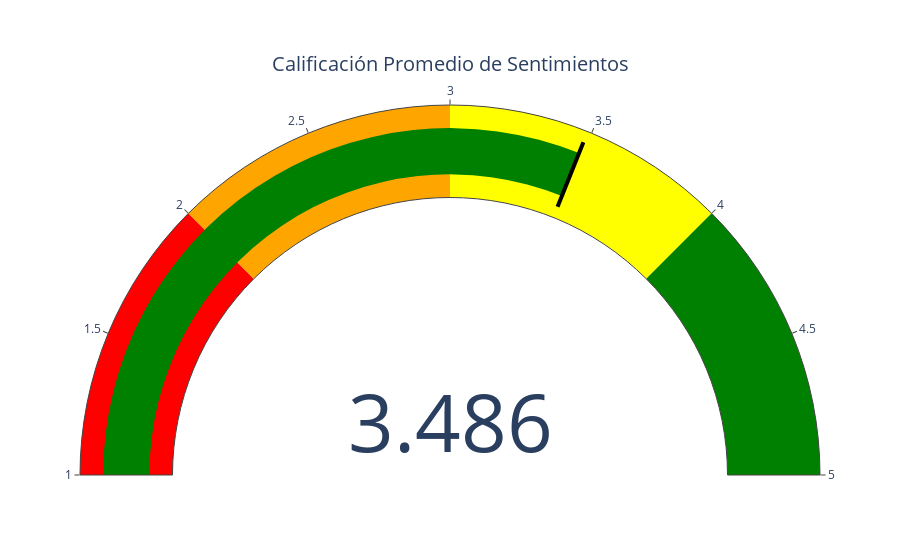

The code cell stored with this chart in its notebook:
### Code cell
# Análisis de sentimientos más avanzado
import requests
from textblob import TextBlob
import plotly.graph_objects as go
import matplotlib.pyplot as plt
from collections import defaultdict
import nltk
from nltk.tokenize import word_tokenize

# Asegúrate de haber descargado el archivo 'NRC-Emotion-Lexicon-Wordlevel-v0.92.txt' y coloca la ruta correcta aquí
nrc_lexicon_file = 'NRC-Emotion-Lexicon-Wordlevel-v0.92.txt'

# Carga del lexicon
def load_nrc_lexicon(file_path):
    nrc_lexicon = defaultdict(list)
    with open(file_path, 'r') as f:
        for line in f:
            word, emotion, association = line.strip().split('\t')
            if int(association) == 1:
                nrc_lexicon[emotion].append(word)
    return nrc_lexicon

# Análisis de emociones
def analyze_emotions(text, lexicon):
    emotions = defaultdict(int)
    words = word_tokenize(text.lower())
    for word in words:
        for emotion, words in lexicon.items():
            if word in words:
                emotions[emotion] += 1
    return emotions

# Función para obtener los comentarios
def get_reviews(asin):
    reviews = []
    page = 1
    while True:
        url = "https://real-time-amazon-data.p.rapidapi.com/product-reviews"
        querystring = {
            "asin": asin,
            "country": "US",
            "sort_by": "TOP_REVIEWS",
            "star_rating": "ALL",
            "verified_purchases_only": "false",
            "images_or_videos_only": "false",
            "current_format_only": "false",
            "page": page
        }

        headers = {
            "x-rapidapi-key": "3aefbfaf31msh6e91d0f7b559d03p1a9f67jsn9dea5372850c",
            "x-rapidapi-host": "real-time-amazon-data.p.rapidapi.com"
        }

        response = requests.get(url, headers=headers, params=querystring)
        data = response.json()
        
        if 'data' in data and 'reviews' in data['data']:
            reviews_on_page = data['data']['reviews']
            if not reviews_on_page:
                break
            reviews.extend(reviews_on_page)
        else:
            break  # Stop if there are no more reviews or if the data format is unexpected
        
        page += 1
    return reviews

# Análisis de sentimientos
def analyze_sentiments(reviews):
    sentiments = []
    for review in reviews:
        analysis = TextBlob(review['review_comment'])
        sentiments.append(analysis.sentiment.polarity)
    if sentiments:
        avg_sentiment = sum(sentiments) / len(sentiments)
        return avg_sentiment
    else:
        return None

# Conversión de sentimiento a calificación
def sentiment_to_rating(avg_sentiment):
    return 1 + (avg_sentiment + 1) * 2

# Creación del medidor de calificación
def create_gauge_meter(rating):
    fig = go.Figure(go.Indicator(
        mode = "gauge+number",
        value = rating,
        title = {'text': "Calificación Promedio de Sentimientos"},
        gauge = {
            'axis': {'range': [1, 5]},
            'steps' : [
                {'range': [1, 2], 'color': "red"},
                {'range': [2, 3], 'color': "orange"},
                {'range': [3, 4], 'color': "yellow"},
                {'range': [4, 5], 'color': "green"}
            ],
            'threshold' : {
                'line': {'color': "black", 'width': 4},
                'thickness': 0.75,
                'value': rating
            }
        }
    ))

    fig.show()

# Graficar emociones
def plot_emotions(emotions):
    categories = [category for category in emotions.keys() if category not in ['positive', 'negative']]
    values = [emotions[category] for category in categories]

    plt.figure(figsize=(10, 5))
    bars = plt.bar(categories, values, color=['green', 'cyan', 'yellow', 'orange', 'red'])
    
    for bar, value in zip(bars, values):
        plt.text(bar.get_x() + bar.get_width() / 2, bar.get_height(), str(value), ha='center', va='bottom')
    
    plt.xlabel('Emociones')
    plt.ylabel('Frecuencia')
    plt.title('Análisis de Emociones')
    plt.show()

# Main
asin = "B0CN1QSH8Q"
nrc_lexicon = load_nrc_lexicon(nrc_lexicon_file)
reviews = get_reviews(asin)

if reviews:
    avg_sentiment = analyze_sentiments(reviews)
    if avg_sentiment is not None:
        rating = sentiment_to_rating(avg_sentiment)
        print(f"La calificación promedio de los sentimientos de los comentarios para el producto {asin} es: {rating:.2f}")
        create_gauge_meter(rating)
    
    all_reviews_text = ' '.join([review['review_comment'] for review in reviews])
    emotions = analyze_emotions(all_reviews_text, nrc_lexicon)
    plot_emotions(emotions)
else:
    print("No se encontraron comentarios.")

### Figure 1 — Plotly figure (JSON) as saved in the notebook; plotly's stock layout.template omitted (floating-point values rounded to 4 significant figures)
{"data": [{"gauge": {"axis": {"range": [1, 5]}, "steps": [{"color": "red", "range": [1, 2]}, {"color": "orange", "range": [2, 3]}, {"color": "yellow", "range": [3, 4]}, {"color": "green", "range": [4, 5]}], "threshold": {"line": {"color": "black", "width": 4}, "thickness": 0.75, "value": 3.486}}, "mode": "gauge+number", "title": {"text": "Calificación Promedio de Sentimientos"}, "type": "indicator", "value": 3.486}], "layout": {"autosize": true}}
